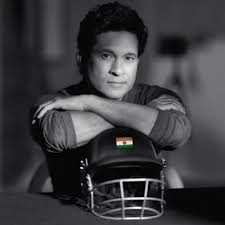
#> input picture DB/sachin/01.jpg, 225 x 225 px, found by its file name; its folder holds only this picture in this run
$ jupyter execute face_recognization.ipynb
#> lines starting #> are read from the running program, lines starting #| are printed output that depends on the picture
[cell 1]
import cv2
import numpy as np
import os

[cell 2]
def name_map(x):
    if x=='sachin':
        return 0
    if x=='obama':
        return 1
    if x=='messi':
        return 2

[cell 3]
def get_name(x):
    if x==0:
        return 'sachin'
    if x==1:
        return 'obama'
    if x==2:
        return 'messi'

[cell 4]
def detect_face(img):
    gray=cv2.cvtColor(img,cv2.COLOR_BGR2GRAY)
    face_cas=cv2.CascadeClassifier(r'D:\rohith\computercv\facerecognization\haarcascade_frontalface_default.xml')
    faces=face_cas.detectMultiScale(gray,scaleFactor=1.1,minNeighbors=4)

    if len(faces)==0:
        return None,None
    x,y,w,h=faces[0]
    return gray[y:y+h,x:x+w],faces[0]

[cell 5]
# [5 lines of commented-out code are left out]

[cell 6]
def prepare_training_data(data_folder_path):
 dirs=os.listdir(data_folder_path)
 print(dirs)
 faces=[]
 labels=[]
 for dir_name in dirs:
    label=dir_name
    subject_dir_path=data_folder_path+'/'+dir_name
    subject_images_names=os.listdir(subject_dir_path)
    print(subject_images_names)
    for img_name in subject_images_names:
        img_path=subject_dir_path+'/'+img_name
        #print(img_path)
        img=cv2.imread(img_path)
#> img is the input picture: shape (225, 225, 3); mean B, G, R 61.6, 60.1, 60.1
        cv2.imshow('image',img)
        cv2.waitKey(1000)
        face,rect=detect_face(img)
#> in detect_face, `faces=face_cas.detectMultiScale(gray,scaleFactor=1.1,minNeighbors=4)`: faces = [[89, 35, 57, 57]]
#> in detect_face, `x,y,w,h=faces[0]`: x = 89; y = 35; w = 57
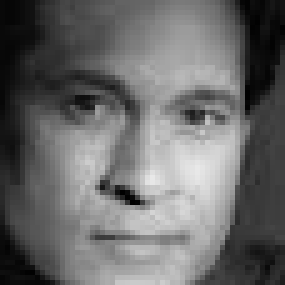
#> face: shape (57, 57) (shown 5 times larger); min 0, max 232, mean 105.4
#> rect = [89, 35, 57, 57]
        if face is not None:
            faces.append(face)
            labels.append(name_map(label))
            print(labels)
 cv2.destroyAllWindows()
 cv2.waitKey(1)
 return faces,labels

[cell 7]
print('preparing data')
faces,labels=prepare_training_data(r'D:\rohith\computercv\facerecognization\DB')
#> faces = 1 item; labels = [0]

[cell 8]
print('total faces detected',len(faces))
#| total faces detected 1

[cell 9]
print('total number of labels',len(labels))
#| total number of labels 1
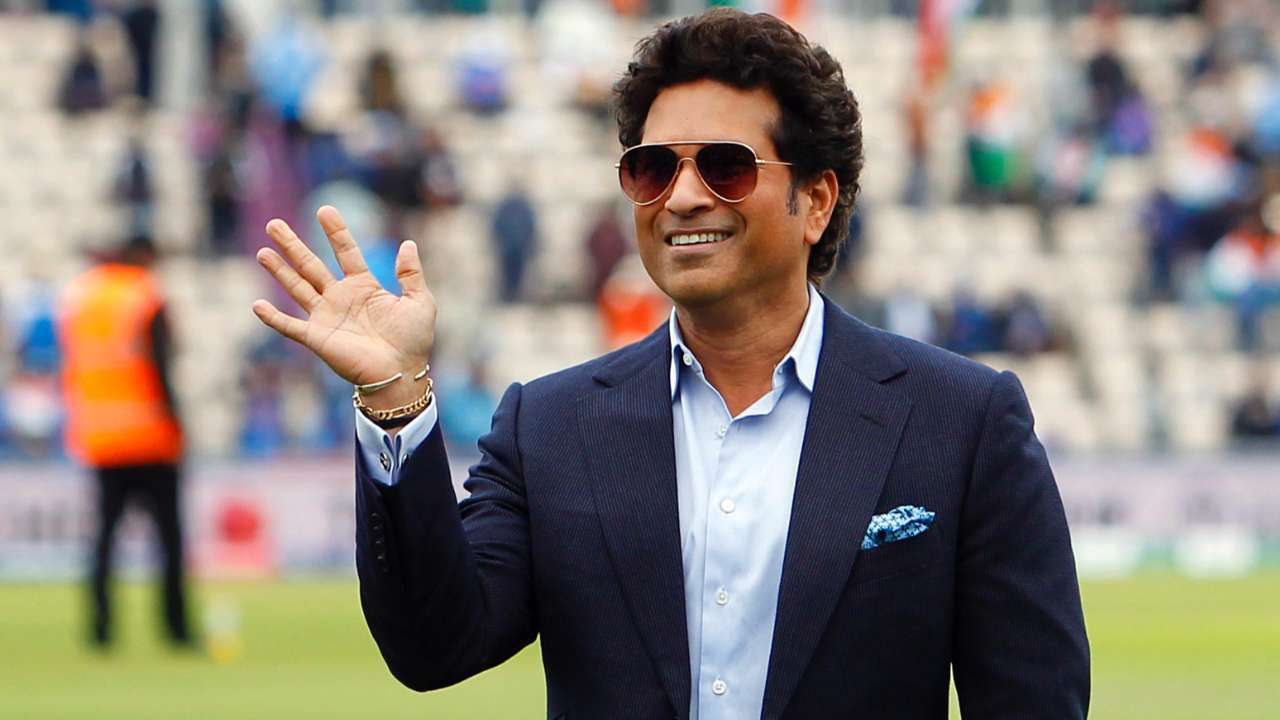
#> input picture sachin.jpg, 1280 x 720 px, found by its file name
#> further down, test_img is the input picture: shape (720, 1280, 3); mean B, G, R 120.5, 128, 134.9

[cell 10]
recognizer=cv2.face.LBPHFaceRecognizer_create()

[cell 11]
recognizer.train(faces,np.array(labels))

[cell 12]
def draw_rectangle(img,rect):
    (x,y,w,h)=rect
    cv2.rectangle(img,(x,y),(x+w,y+h),(255,0,0),2)

[cell 13]
def draw_text(img,text,x,y):
    cv2.putText(img,text,(x,y),cv2.FONT_HERSHEY_COMPLEX,1,(0,255,0),2)

[cell 14]
def predict(test_img):
    img=test_img.copy()
    face,rect=detect_face(img)
#> in detect_face (call 2), `gray=cv2.cvtColor(img,cv2.COLOR_BGR2GRAY)`:
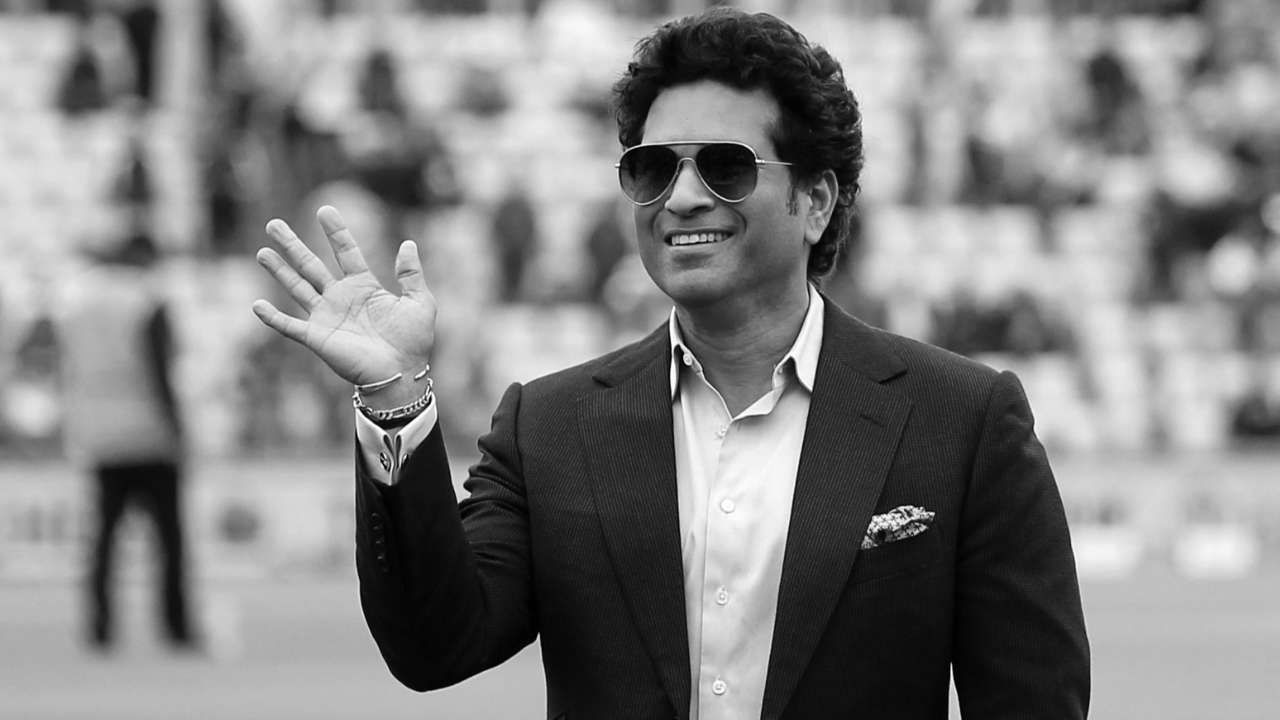
#> gray: shape (720, 1280); min 0, max 255, mean 129.2
#> in detect_face (call 2), `faces=face_cas.detectMultiScale(gray,scaleFactor=1.1,minNeighbors=4)`: faces = [[592, 91, 198, 198]]
#> in detect_face (call 2), `x,y,w,h=faces[0]`: x = 592; y = 91; w = 198
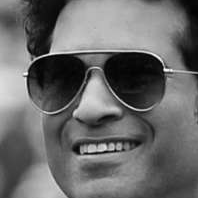
#> face: shape (198, 198); min 0, max 252, mean 106.3
#> rect = [592, 91, 198, 198]
    label=recognizer.predict(face)
#> label = (0, 159.1)
    label_text=get_name(label[0])
#> label_text = 'sachin'
    draw_rectangle(img,rect)
#> in draw_rectangle, `(x,y,w,h)=rect`: x = 592; y = 91; w = 198
    draw_text(img,label_text,rect[0],rect[1])
#> in draw_text, `cv2.putText(img,text,(x,y),cv2.FONT_HERSHEY_COMPLEX,1,(0,255,0),2)`:
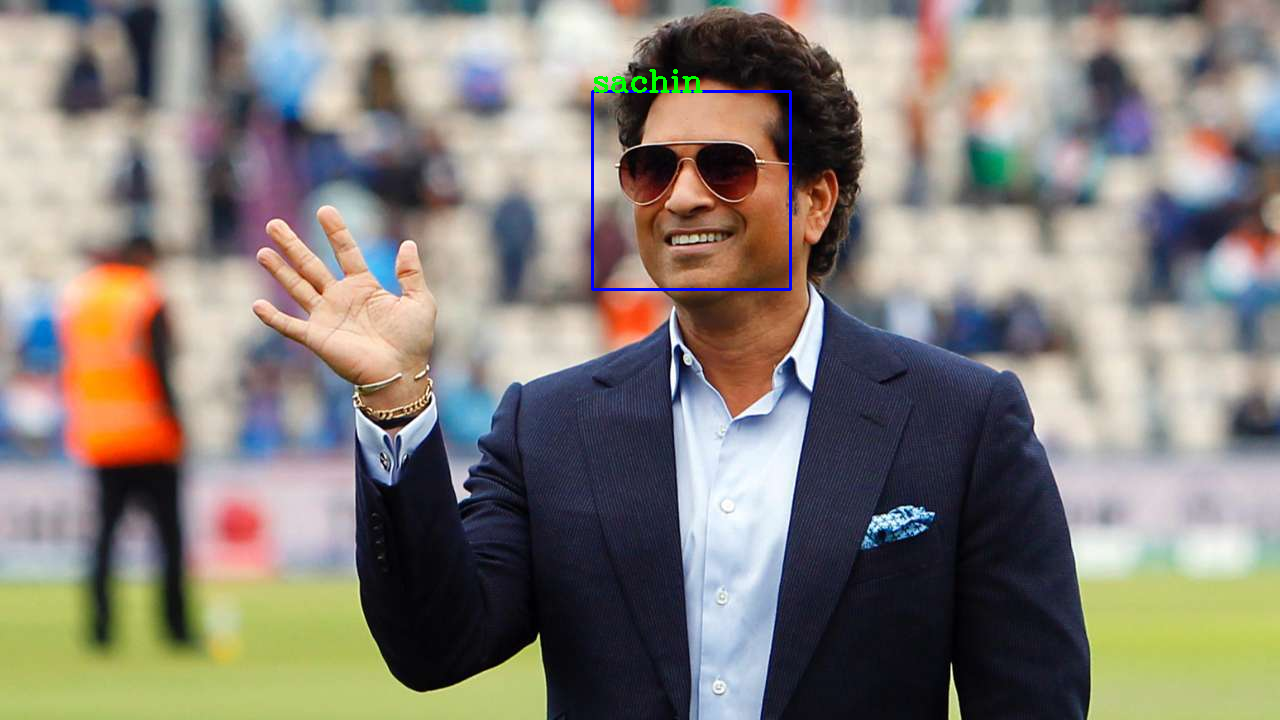
#> img: shape (720, 1280, 3); mean B, G, R 120.9, 127.9, 134.5
    return img

[cell 15]
test_img=cv2.imread(r'D:\rohith\computercv\facerecognization\sachin.jpg')
test_img
